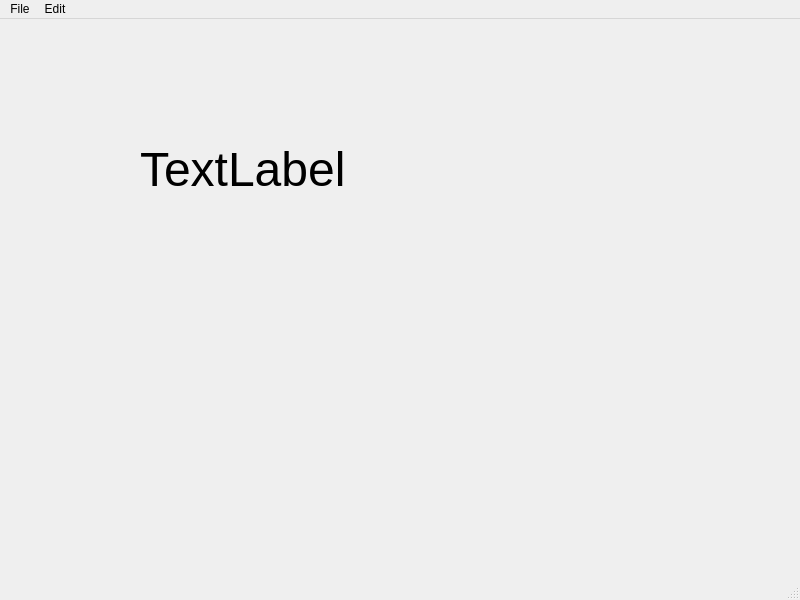
<?xml version="1.0" encoding="UTF-8"?>
<ui version="4.0">
 <class>MainWindow</class>
 <widget class="QMainWindow" name="MainWindow">
  <property name="geometry">
   <rect>
    <x>0</x>
    <y>0</y>
    <width>800</width>
    <height>600</height>
   </rect>
  </property>
  <property name="windowTitle">
   <string>MainWindow</string>
  </property>
  <widget class="QWidget" name="centralwidget">
   <widget class="QLabel" name="label">
    <property name="geometry">
     <rect>
      <x>140</x>
      <y>70</y>
      <width>401</width>
      <height>161</height>
     </rect>
    </property>
    <property name="font">
     <font>
      <pointsize>36</pointsize>
     </font>
    </property>
    <property name="text">
     <string>TextLabel</string>
    </property>
   </widget>
  </widget>
  <widget class="QMenuBar" name="menubar">
   <property name="geometry">
    <rect>
     <x>0</x>
     <y>0</y>
     <width>800</width>
     <height>21</height>
    </rect>
   </property>
   <widget class="QMenu" name="menuFile">
    <property name="title">
     <string>File</string>
    </property>
    <addaction name="actionNew"/>
    <addaction name="actionSave"/>
   </widget>
   <widget class="QMenu" name="menuEdit">
    <property name="title">
     <string>Edit</string>
    </property>
    <addaction name="actionCopy"/>
    <addaction name="actionPaste"/>
   </widget>
   <addaction name="menuFile"/>
   <addaction name="menuEdit"/>
  </widget>
  <widget class="QStatusBar" name="statusbar"/>
  <action name="actionNew">
   <property name="text">
    <string>New</string>
   </property>
   <property name="statusTip">
    <string>Create a new file</string>
   </property>
   <property name="shortcut">
    <string>Ctrl+N</string>
   </property>
  </action>
  <action name="actionSave">
   <property name="text">
    <string>Save</string>
   </property>
   <property name="statusTip">
    <string>Save a file</string>
   </property>
   <property name="shortcut">
    <string>Ctrl+S</string>
   </property>
  </action>
  <action name="actionCopy">
   <property name="text">
    <string>Copy</string>
   </property>
   <property name="statusTip">
    <string>Copy a file</string>
   </property>
  </action>
  <action name="actionPaste">
   <property name="text">
    <string>Paste</string>
   </property>
   <property name="statusTip">
    <string>Paste a file</string>
   </property>
   <property name="shortcut">
    <string>Ctrl+V</string>
   </property>
  </action>
 </widget>
 <resources/>
 <connections/>
</ui>
